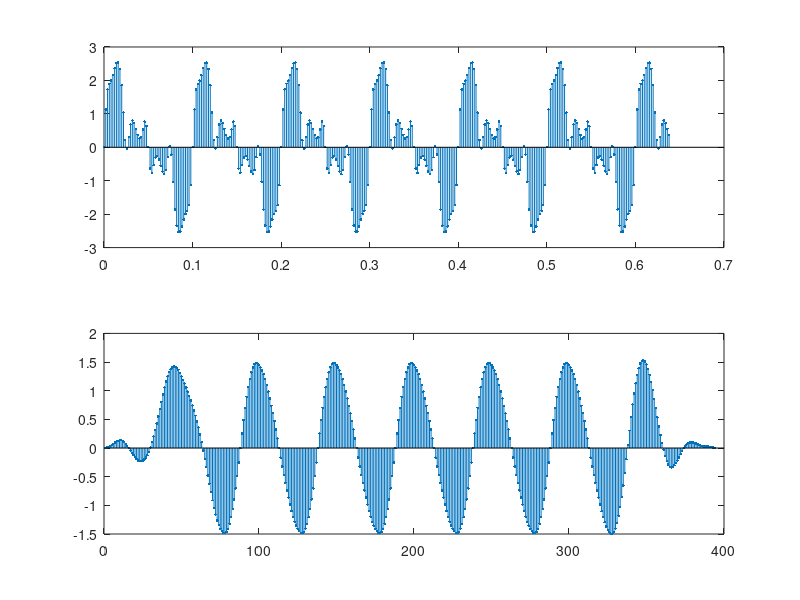

Write MATLAB code to recreate this figure.
clear
N = 320;
Fs = 500;
T = 1/Fs;
t = 0:T:(N-1)*T;
x = sin(2*pi*10*t)+sin(2*pi*20*t)+sin(2*pi*30*t+sin(2*pi*40*t));
subplot(2,1,1)
stem(t,x,'.')
wc = 18*2/Fs;
Bt = 6*2/Fs;
N = ceil(1.8/Bt);
N = N+mod(N+1,2);
h = fir1(N-1,wc,'low',boxcar(N));
y = conv(h,x);
subplot(2,1,2)
stem(y,'.');